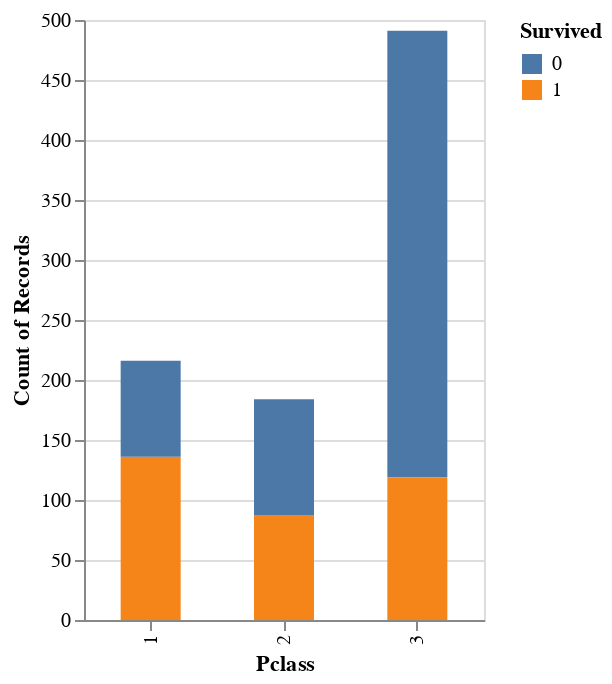

Here is the notebook cell this chart was saved with:
### Markdown cell above
#### Pclass (Classe do bilhete)

### Code cell
graf.mark_bar(size=30).encode(
    x='Pclass:O',
    y='count(Pclass)',
    color='Survived:N'
    ).properties(width=200)

### Figure 1 — Vega-Lite specification as saved in the notebook (floating-point values rounded to 4 significant figures; data arrays with more than 128 entries replaced by an {"elided": "..."} marker saying what was removed)
{"config": {"view": {"continuousWidth": 400, "continuousHeight": 300}}, "data": {"name": "data-93290830beea3a875eeab316df346c54"}, "mark": {"type": "bar", "size": 30}, "encoding": {"color": {"field": "Survived", "type": "nominal"}, "x": {"field": "Pclass", "type": "ordinal"}, "y": {"aggregate": "count", "field": "Pclass", "type": "quantitative"}}, "width": 200, "$schema": "https://vega.github.io/schema/vega-lite/v4.17.0.json", "datasets": {"data-93290830beea3a875eeab316df346c54": {"elided": "891 records"}}}
